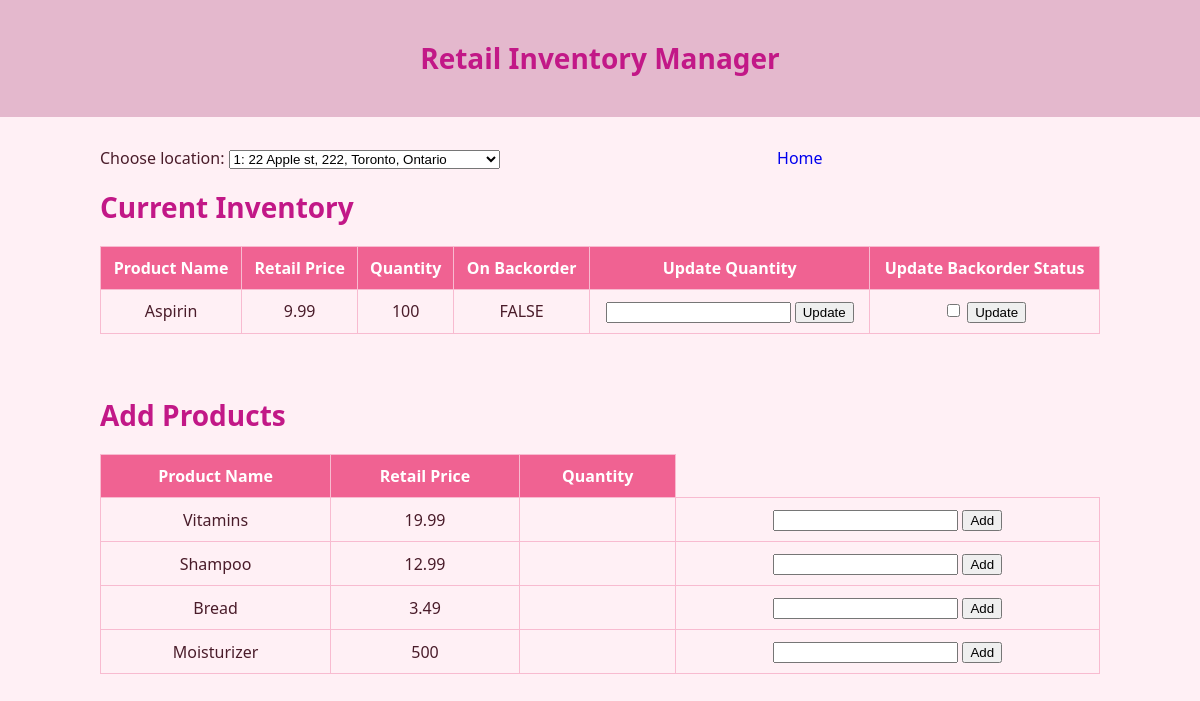
Page /inventory?location_id=1 on the committed database.
### models.py (models this page shows)
class product_details(db.Model):
	__tablename__= 'product_details'
	upc_a = db.Column(db.String(15), default= "0-00000-00000-0", primary_key=True)
	product_name = db.Column(db.String(100), default= "name", nullable=False)
	category = db.Column(db.String(100), default ="no category", nullable=False)
	details = db.Column(db.String(3000), nullable=True)

class products(db.Model):
	__tablename__= 'products'
	id = db.Column(db.Integer, default= 0, primary_key=True)
	upc_a = db.Column(db.String(15), db.ForeignKey('product_details.upc_a'), nullable=False)
	department_id = db.Column(db.Integer, db.ForeignKey('departments.id', ondelete='SET NULL'))
	supplier_id = db.Column(db.Integer, db.ForeignKey('suppliers.id'))
	retail_price = db.Column(db.Numeric(19, 4), default=0.0000, nullable=False)
	unit_price = db.Column(db.Numeric(19, 4), default=0.0000, nullable=False)

class inventory(db.Model):
	__tablename__='inventory'
	product_id = db.Column(db.Integer, db.ForeignKey('products.id', ondelete='CASCADE'), default= 0, nullable=False)
	location_id = db.Column(db.Integer, db.ForeignKey('locations.id', ondelete='CASCADE'), default= 0, nullable=False)
	quantity = db.Column(db.Integer, default=0, nullable=False)
	on_backorder = db.Column(db.Integer, default=0, nullable=False)
	__table_args__ = (
        db.PrimaryKeyConstraint('product_id', 'location_id', name='inventory_id'),
        db.CheckConstraint("on_backorder IN (0, 1)", name="check_on_backorder"),
    )

### routes.py (the view)
    @app.route('/inventory', methods=['GET', 'POST'])
    def inventory():
        if request.method == 'POST':
            l_id = request.form.get('location_id', None)
            p_id = request.form.get('product_id', None)
            new_quantity = request.form.get('new_quantity', None)
            on_backorder = request.form.get('on_backorder', None)
            off_backorder = request.form.get('off_backorder', None)
            add_quantity = request.form.get('add_quantity', None)
            if l_id is None or p_id is None:
                return redirect(url_for('inventory', location_id=None))
            conn = sqlite3.connect('instance/database.db')
            if new_quantity is not None:
                quan_cur = conn.cursor()
                quan_cur.execute("""UPDATE inventory SET quantity = ?
                             WHERE location_id = ? AND product_id = ?""", [new_quantity, l_id, p_id])
            if on_backorder is not None or off_backorder is not None:
                on_backorder = 1 if on_backorder == "on" else 0
                bo_cur = conn.cursor()
                bo_cur.execute("""UPDATE inventory SET on_backorder = ?
                             WHERE location_id = ? AND product_id = ?""", [on_backorder, l_id, p_id])
            if add_quantity is not None:
                add_cur = conn.cursor()
                add_cur.execute("""INSERT INTO inventory (location_id, product_id, quantity, on_backorder)
                                VALUES (?, ?, ?, ?)""", [l_id, p_id, add_quantity, 0])
            conn.commit()
            return redirect(url_for('inventory', location_id=l_id))
        else:
            conn = sqlite3.connect('instance/database.db')
            loc_cur = conn.cursor()
            location_id = request.args.get('location_id')
            location_data = loc_cur.execute("""SELECT id,
                                        id || ': ' || street_address || ', ' || suite_no || ', ' || city || ', ' || province as address
                                                     FROM locations""")
            if location_id is None or location_id == '':
                return render_template('inventory.html', location_data=location_data)
            inv_cur = conn.cursor()
            inventory_data = inv_cur.execute("""SELECT i.product_id as 'ID',
                                                    pd.product_name as 'Product Name',
                                                    p.retail_price as 'Retail Price',
                                                    i.quantity as 'Quantity',
                                                    CASE
                                                        WHEN i.on_backorder = 1 THEN 'TRUE'
                                                        WHEN i.on_backorder = 0 THEN 'FALSE'
                                                        ELSE 'N/A'
                                                    END as 'On Backorder'
                                                 FROM inventory i
                                                 JOIN products p on i.product_id = p.id
                                                 JOIN product_details pd on pd.upc_a = p.upc_a
                                                 WHERE i.location_id = ?""", [location_id])
            column_names = [column[0] for column in inventory_data.description][1:]
            add_cur = conn.cursor()
            available_products = add_cur.execute("""SELECT p.id as 'ID',
                                                        pd.product_name as 'Product Name',
                                                        p.retail_price as 'Retail Price'
                                                    FROM products p
                                                    JOIN product_details pd on pd.upc_a = p.upc_a
                                                    WHERE p.id NOT IN (SELECT product_id
                                                                       FROM inventory
                                                                       WHERE location_id = ?)""", [location_id])
            available_columns = [column[0] for column in available_products.description][1:]
            return render_template('inventory.html', current_location=int(location_id), location_data=location_data, column_names=column_names, inventory_data=inventory_data, available_products=available_products, available_columns=available_columns)

### templates/inventory.html (shortened to what this page needs)
{% extends "base.html" %}
{% block content %}
<div class='header' style='display:flex;justify-content:space-between'>
    {% if location_data %}
    <div class='location-select'>
      <form action='/inventory' method='get'>
      <label for='location'> Choose location:</label>
        <select name='location_id' id='location_id' onchange="this.form.submit()">
        {% for id, address in location_data %}
        {% if current_location and current_location == id %}
        <option selected value='{{ id }}'>{{ address }}</option>
        {% else %}
        <option value='{{ id }}'>{{ address }}</option>
        {% endif %}
        {% endfor %}
      </select>
      </form>
    </div>
    {% else %}
  <h2>Error: Inventory data not available.</h2>
    {% endif %}
  <nav class='navbar'><a href='/'>Home</a></nav>
</div>
{% if inventory_data and column_names %}
<h1>Current Inventory</h1>
        <table>
            <thead>
                <tr>
                    {% for column in column_names %}
                        <th>{{ column }}</th>
                    {% endfor %}
                    <th> Update Quantity </th>
                    <th> Update Backorder Status </th>
                </tr>
            </thead>
            <tbody>
                {% for row in inventory_data %}
                    <tr>
                        {% for item in (row)[1:] %}
                            <td>{{ item }}</td>
                        {% endfor %}
                        <td><form action='/inventory' method='post'>
                            <input required type='number' name='new_quantity'>
                            <input type='submit' value='Update'>
                          </form>
                        </td>
                        <td><form action='/inventory' method='post'>
                            {% if row[4] and row[4] == "TRUE" %}
                              <input type='checkbox' name='on_backorder' checked>
                            {% else %}
                              <input type='checkbox' name='on_backorder'>
                            {% endif %}
                            <input type='submit' value='Update'>
                          </form>
                        </td>
                    </tr>
                {% endfor %}
            </tbody>
        </table>
{% endif %}
{% if available_products and available_columns %}
<br><br>
<div class="available">
<h1>Add Products</h1>
  <table>
    <thead>
        <tr>
            {% for column in available_columns%}
                <th>{{ column }}</th>
            {% endfor %}
            <th>Quantity</th>
        </tr>
    </thead>
    <tbody>
      {% for row in available_products %}
      <tr>
          {% for item in (row)[1:] %}
              <td>{{ item }}</td>
          {% endfor %}
          <td>
            <td><form action='/inventory' method='post'>
                <input required type='number' name='add_quantity'>
                <input type='submit' value='Add'>
              </form>
            </td>
          </td>
      </tr>
      {% endfor %}
    </tbody>
  </table>
</div>
{% endif %}
{% endblock %}

### templates/base.html (style rules this page uses)
body { font-family: 'Segoe UI', Tahoma, Geneva, Verdana, sans-serif; background-color: #fff0f5; margin: 0; padding: 0; color: #4a1c2a; }
h1 { font-size: 28px; margin-bottom: 20px; color: #c21887; }
table { width: 100%; border-collapse: collapse; margin-top: 20px; }
th, td { border: 1px solid #f8bbd0; padding: 10px; text-align: center; }
th { background-color: #f06292; color: white; }
a { text-decoration: none; }

### rows in the picture
inventory: item "100" "FALSE"
product_details: product_name "Aspirin"
products: retail_price "9.99"
products: retail_price "19.99"
product_details: product_name "Vitamins"
products: retail_price "12.99"
product_details: product_name "Shampoo"
products: retail_price "3.49"
product_details: product_name "Bread"
products: retail_price "500"
product_details: product_name "Moisturizer"

### other values in the picture
{{ column }} "Product Name" "Retail Price" "Quantity" "On Backorder"
{{ column }} "Product Name" "Retail Price"
form field location_id "1: 22 Apple st, 222, Toronto, Ontario"
